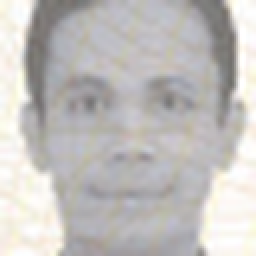
#> input picture qmdsi-backend/0xdimage.jpg, 128 x 128 px (shown 2 times larger)
$ python -i ocr.py   (imports and definitions only)
#> lines starting #> are read from the running program, lines starting #| are printed output that depends on the picture

import google.generativeai as genai
from PIL import Image
import json
import pytesseract
import os
import cv2
import numpy as np


def detect_and_crop_face(image_path, resize= False,output_path = None):
#> called with image_path = '0xdimage.jpg', resize = False
    image = cv2.imread(image_path)
#> image is the input picture: shape (128, 128, 3); mean B, G, R 189.2, 191.2, 193.8
    gray = cv2.cvtColor(image, cv2.COLOR_BGR2GRAY)
    path = image_path
    face_cascade = cv2.CascadeClassifier(cv2.data.haarcascades + 'haarcascade_frontalface_default.xml')

    faces = face_cascade.detectMultiScale(gray, scaleFactor=1.1, minNeighbors=5, minSize=(30, 30), flags=cv2.CASCADE_SCALE_IMAGE)
#> faces = [[14, 11, 104, 104]]
    if len(faces) == 0:
        raise ValueError("No face detected in the image.")

    x, y, w, h = faces[0]
#> x = 14; y = 11; w = 104; h = 104
    face_image = image[y:y+h, x:x+w]
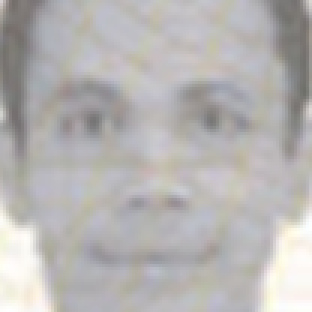
#> face_image: shape (104, 104, 3) (shown 3 times larger); mean B, G, R 179.4, 180, 182.4
    face_image_pil = Image.fromarray(cv2.cvtColor(face_image, cv2.COLOR_BGR2RGB))
    if resize:
        face_image_pil = face_image_pil.resize((128, 128), Image.Resampling.LANCZOS)
    if output_path:
        path = output_path
    face_image_pil.save(path, format="PNG")

    return path

# [96 lines left out: functions preprocess_image, extractor, get_id_no_and_fullname_from_id_card, dim_some_pixel, name_contains, not called in this run]

>>> result = detect_and_crop_face('0xdimage.jpg')
